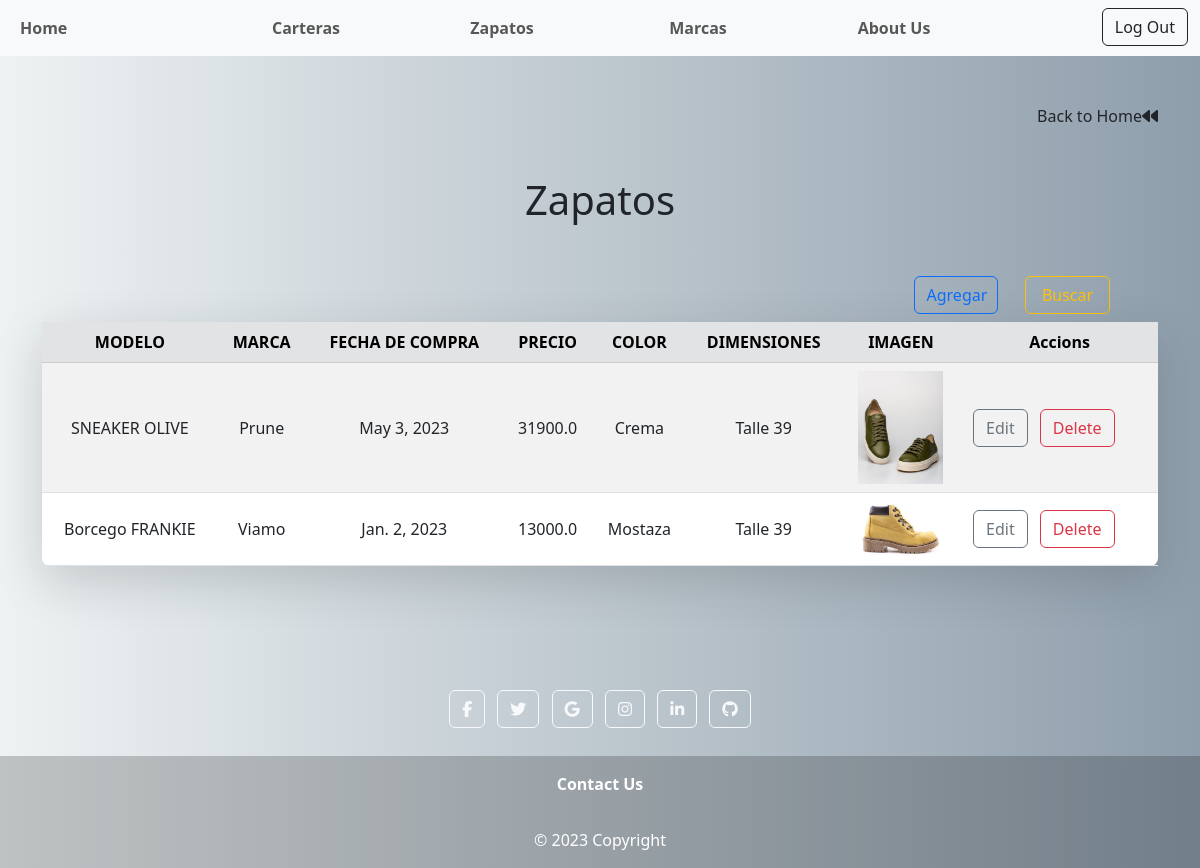
The page /tienda/zapato/ on the database its author committed.
### tienda/models.py (models this page shows, shortened)
class Zapato(models.Model):
    modelo = models.CharField(max_length=40)
    marca = models.ForeignKey(Marca, on_delete=models.CASCADE)
    fecha_compra = models.DateField()
    precio = models.FloatField()
    color = models.CharField(max_length=15)
    dimensiones = models.CharField(max_length=15)
    imagen = models.ImageField(upload_to='zapatos/', null=True, blank=True)

class Marca(models.Model):
    marca = models.CharField(max_length=40)
    pais  = models.CharField(max_length=15)
    ano_origen = models.IntegerField()
    contacto = models.EmailField()
    imagen = models.ImageField(upload_to='marcas/', null=True, blank=True)
    def __str__(self,):
        return str(self.marca)

### tienda/views.py (the view)
# urls.py: path('zapato/', views.zapato, name='zapato'),
def zapato(request):
    zapatos = Zapato.objects.all()
    params = {'zapatos':zapatos,'MEDIA_URL': settings.MEDIA_URL}
    return render(request,'zapato.html', params)

### templates/zapato.html (shortened to what this page needs)
{% extends "layout_home.html" %}
{% load static %}
{% block next_content %}
<div class="container">
    <a class="nav-link text-end" href="{% url 'home' %}">Back to Home<i class="fa-solid fa-backward"></i> </a>
    <div class="row">
        <div class="col-sm-12">
            <div class="d-flex align-items-center flex-column">
                <h1 class="mb-0 text-align-center">Zapatos</h1>
            </div>
            <div class="col-lg-6 mx-auto">
            </div>
            <div class=" mb-1 mx-5 d-flex justify-content-end">
                <a href="{% url 'add_zapato' %}" class="btn btn-outline-primary btn-block col-sm-1" role="button">Agregar</a>
                <a href="{% url 'buscar_zapato' %}" class="btn btn-outline-warning btn-block col-sm-1" role="button">Buscar</a>
            </div>
            <div class="d-flex align-items-center flex-column">
                <table class="table align-middle table-striped table-hover shadow-lg p-3 mb-5 bg-white rounded-3">
                    <thead>
                        <tr class="table-secondary">
                            <th scope="col" style="text-align:center">MODELO</th>
                            <th scope="col" style="text-align:center">MARCA</th>
                            <th scope="col" style="text-align:center">FECHA DE COMPRA</th>
                            <th scope="col" style="text-align:center">PRECIO</th>
                            <th scope="col" style="text-align:center">COLOR</th>
                            <th scope="col" style="text-align:center">DIMENSIONES</th>
                            <th scope="col" style="text-align:center">IMAGEN</th>
                            <th scope="col" class="text-center" style="text-align:center">Accions</th>
                        </tr>
                    </thead>
                    <tbody>
                        {% for zapato in zapatos %}
                            <tr>
                                <td style="text-align:center"> {{ zapato.modelo }}</td>
                                <td style="text-align:center"> {{ zapato.marca }}</td>
                                <td style="text-align:center"> {{ zapato.fecha_compra }}</td>
                                <td style="text-align:center"> {{ zapato.precio }}</td>
                                <td style="text-align:center"> {{ zapato.color }}</td>
                                <td style="text-align:center"> {{ zapato.dimensiones }}</td>
                                {% if zapato.imagen %}
                                    <td style="text-align:center"> <img src="{{ zapato.imagen.url }}" alt="Miniatura de la imagen" width="85"></td>
                                {% else %}
                                    <td style="text-align:center"> No hay imagen disponible </td>
                                {% endif %}
                                <td class="text-align:center">
                                    <a href="#"><button class="btn btn-outline-secondary mx-1 ">Edit</button></a>
                                    <a href="#"><button class="btn btn-outline-danger mx-1">Delete</button></a>
                                </td>
                            </tr>
                            {% empty %}
                            <tr>
                                <td colspan="6" style="text-align:center"> No existen zapatos cargados aun </td>
                            </tr>
                        {% endfor %}
                    </tbody>
                </table>
                <div class="col-lg-6 mx-auto">
                </div>
            </div>
        </div>
    </div>
</div>
{% endblock %}

### rows shown on the page
Zapato: modelo "SNEAKER OLIVE", marca "Prune", fecha_compra "May 3, 2023", precio "31900.0", color "Crema", dimensiones "Talle 39", imagen (picture)
Zapato: modelo "Borcego FRANKIE", marca "Viamo", fecha_compra "Jan. 2, 2023", precio "13000.0", color "Mostaza", dimensiones "Talle 39", imagen (picture)
